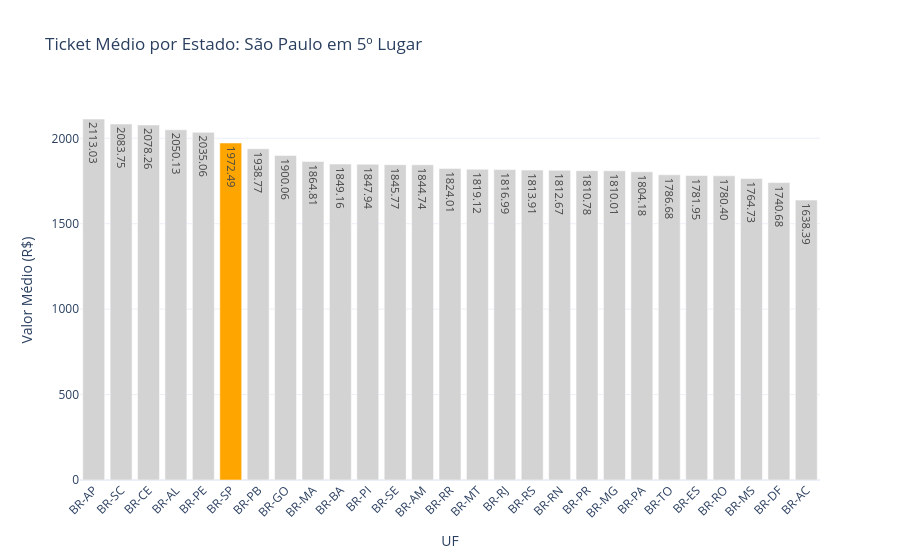

Notebook code cell kept with this figure:
### Code cell
import plotly.express as px

# 1. Criamos uma lista de cores: cinza para todos, laranja para SP
cores = ['orange' if estado == 'BR-SP' else 'lightgray' for estado in df_ticket_medio['Estado']]

# 2. Geramos o gráfico
fig = px.bar(df_ticket_medio, 
             x='Estado', 
             y='Ticket Medio',
             title='Ticket Médio por Estado: São Paulo em 5º Lugar',
             labels={'Ticket Medio': 'Valor Médio (R$)', 'Estado': 'UF'},
             text_auto='.2f')

# 3. Aplicamos as cores que criamos no passo 1
fig.update_traces(marker_color=cores, showlegend=False)

# 4. Ajustes finais de layout
fig.update_layout(xaxis_tickangle=-45, template='plotly_white')

fig.show()

### Figure 1 — Plotly figure (JSON) as saved in the notebook; plotly's stock layout.template omitted (floating-point values rounded to 4 significant figures)
{"data": [{"hovertemplate": "UF=%{x}<br>Valor Médio (R$)=%{y}<extra></extra>", "legendgroup": "", "marker": {"color": ["lightgray", "lightgray", "lightgray", "lightgray", "lightgray", "orange", "lightgray", "lightgray", "lightgray", "lightgray", "lightgray", "lightgray", "lightgray", "lightgray", "lightgray", "lightgray", "lightgray", "lightgray", "lightgray", "lightgray", "lightgray", "lightgray", "lightgray", "lightgray", "lightgray", "lightgray", "lightgray"], "pattern": {"shape": ""}}, "name": "", "orientation": "v", "showlegend": false, "textposition": "auto", "texttemplate": "%{y:.2f}", "type": "bar", "x": ["BR-AP", "BR-SC", "BR-CE", "BR-AL", "BR-PE", "BR-SP", "BR-PB", "BR-GO", "BR-MA", "BR-BA", "BR-PI", "BR-SE", "BR-AM", "BR-RR", "BR-MT", "BR-RJ", "BR-RS", "BR-RN", "BR-PR", "BR-MG", "BR-PA", "BR-TO", "BR-ES", "BR-RO", "BR-MS", "BR-DF", "BR-AC"], "xaxis": "x", "y": [2113.0, 2084.0, 2078.0, 2050.0, 2035.0, 1972.0, 1939.0, 1900.0, 1865.0, 1849.0, 1848.0, 1846.0, 1845.0, 1824.0, 1819.0, 1817.0, 1814.0, 1813.0, 1811.0, 1810.0, 1804.0, 1787.0, 1782.0, 1780.0, 1765.0, 1741.0, 1638.0], "yaxis": "y"}], "layout": {"barmode": "relative", "legend": {"tracegroupgap": 0}, "title": {"text": "Ticket Médio por Estado: São Paulo em 5º Lugar"}, "xaxis": {"anchor": "y", "domain": [0, 1], "tickangle": -45, "title": {"text": "UF"}}, "yaxis": {"anchor": "x", "domain": [0, 1], "title": {"text": "Valor Médio (R$)"}}}}
